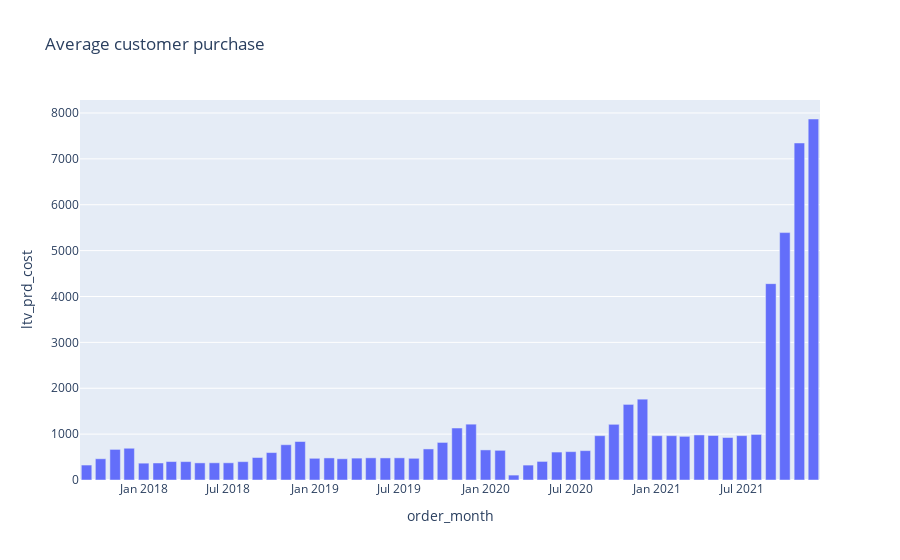

The notebook cell this image was saved under:
### Code cell
#plot the findings
fig = px.bar(avg_pur , x="order_month", y="ltv_prd_cost", text="ltv_prd_cost", title="Average customer purchase")
fig.update_layout(uniformtext_minsize=8, uniformtext_mode='hide')
fig.show()

### Figure 1 — Plotly figure (JSON) as saved in the notebook; plotly's stock layout.template omitted (floating-point values rounded to 4 significant figures)
{"data": [{"alignmentgroup": "True", "hovertemplate": "order_month=%{x}<br>ltv_prd_cost=%{text}<extra></extra>", "legendgroup": "", "marker": {"color": "#636efa", "pattern": {"shape": ""}}, "name": "", "offsetgroup": "", "orientation": "v", "showlegend": false, "text": [326, 463, 667, 692, 367, 371, 402, 401, 373, 375, 375, 400, 490, 598, 769, 839, 473, 481, 463, 477, 483, 481, 483, 473, 677, 819, 1133, 1217, 656, 647, 107, 325, 405, 609, 618, 640, 966, 1214, 1648, 1762, 966, 966, 952, 982, 970, 926, 967, 993, 4280, 5393, 7346, 7869], "textposition": "auto", "type": "bar", "x": ["2017-09-01T00:00:00", "2017-10-01T00:00:00", "2017-11-01T00:00:00", "2017-12-01T00:00:00", "2018-01-01T00:00:00", "2018-02-01T00:00:00", "2018-03-01T00:00:00", "2018-04-01T00:00:00", "2018-05-01T00:00:00", "2018-06-01T00:00:00", "2018-07-01T00:00:00", "2018-08-01T00:00:00", "2018-09-01T00:00:00", "2018-10-01T00:00:00", "2018-11-01T00:00:00", "2018-12-01T00:00:00", "2019-01-01T00:00:00", "2019-02-01T00:00:00", "2019-03-01T00:00:00", "2019-04-01T00:00:00", "2019-05-01T00:00:00", "2019-06-01T00:00:00", "2019-07-01T00:00:00", "2019-08-01T00:00:00", "2019-09-01T00:00:00", "2019-10-01T00:00:00", "2019-11-01T00:00:00", "2019-12-01T00:00:00", "2020-01-01T00:00:00", "2020-02-01T00:00:00", "2020-03-01T00:00:00", "2020-04-01T00:00:00", "2020-05-01T00:00:00", "2020-06-01T00:00:00", "2020-07-01T00:00:00", "2020-08-01T00:00:00", "2020-09-01T00:00:00", "2020-10-01T00:00:00", "2020-11-01T00:00:00", "2020-12-01T00:00:00", "2021-01-01T00:00:00", "2021-02-01T00:00:00", "2021-03-01T00:00:00", "2021-04-01T00:00:00", "2021-05-01T00:00:00", "2021-06-01T00:00:00", "2021-07-01T00:00:00", "2021-08-01T00:00:00", "2021-09-01T00:00:00", "2021-10-01T00:00:00", "2021-11-01T00:00:00", "2021-12-01T00:00:00"], "xaxis": "x", "y": [326, 463, 667, 692, 367, 371, 402, 401, 373, 375, 375, 400, 490, 598, 769, 839, 473, 481, 463, 477, 483, 481, 483, 473, 677, 819, 1133, 1217, 656, 647, 107, 325, 405, 609, 618, 640, 966, 1214, 1648, 1762, 966, 966, 952, 982, 970, 926, 967, 993, 4280, 5393, 7346, 7869], "yaxis": "y"}], "layout": {"barmode": "relative", "legend": {"tracegroupgap": 0}, "title": {"text": "Average customer purchase"}, "uniformtext": {"minsize": 8, "mode": "hide"}, "xaxis": {"anchor": "y", "domain": [0, 1], "title": {"text": "order_month"}}, "yaxis": {"anchor": "x", "domain": [0, 1], "title": {"text": "ltv_prd_cost"}}}}
